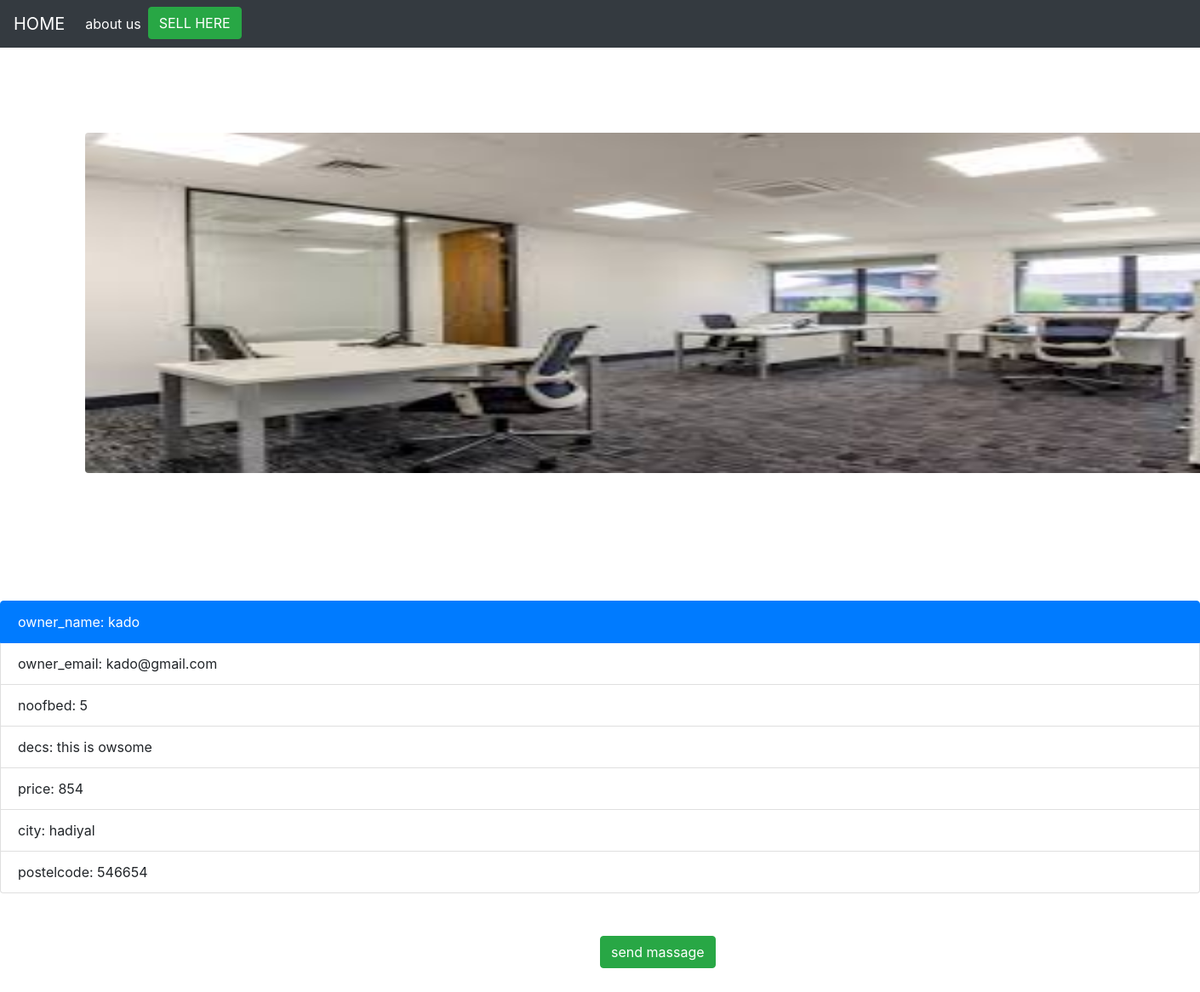
The page /14 on the database its author committed.
### real/models.py (models this page shows, shortened)
class product(models.Model):
	owner_name=models.CharField(max_length=50)
	owner_email=models.EmailField()
	noofbed=models.IntegerField()
	decs=models.TextField()
	price=models.IntegerField()
	city=models.CharField(max_length=50)
	postelcode=models.IntegerField()
	category=(('Villa','Villa'),
				('Banglov','Banglov'),
				('Land','Land'),
				('Apartment','Apartment'),
				('Office','Office'),
				('Warehouse','Warehouse')
		)
	Category=models.CharField(max_length=50,choices=category)
	img=models.ImageField()

### real/views.py (the view)
# urls.py: path('<int:i_id>',views.get_value,name='show'),
def get_value(request,i_id):
	get=get_object_or_404(product,pk=i_id)
	makequery=qform()
	if request.method=='POST':
		makequery=qform(request.POST)
		if makequery.is_valid():
			makequery.save()
			return redirect('/')
	context={'get':get,'makequery':makequery}
	return render(request,'show.html',context)

### real/templates/show.html (shortened to what this page needs)
{% extends 'main.html' %}
{% block content %}
<body>
	<div>
   <div class="img" >
    <img src="{{ get.img.url }}" alt="..." class="rounded" style="height: 400px; width: 100%;">
   </div>
   <div style="margin-top: 50px">
     <ul class="list-group">
       <li class="list-group-item active">owner_name:  {{get.owner_name}}</li>
       <li class="list-group-item">owner_email: {{get.owner_email}}</li>
       <li class="list-group-item">noofbed:     {{get.noofbed}}</li>
       <li class="list-group-item">decs:        {{get.decs}}</li>
       <li class="list-group-item">price:       {{get.price}}</li>
       <li class="list-group-item">city:        {{get.city}}</li>
       <li class="list-group-item">postelcode:  {{get.postelcode}}</li>
     </ul>
   </div>
  </div>
<button type="button" class="btn btn-success" data-toggle="modal" data-target="#exampleModal" style="margin-top:50px; margin-bottom: 100px; margin-left: 50%; align-content: center;">
  send massage
</button>
{% endblock content %}

### static/css/main.css (style rules this page uses)
.rounded { height: 400px; width: 600px; margin: 100px; }

### rows shown on the page
product: img (picture), owner_name "kado", owner_email "kado@gmail.com", noofbed "5", decs "this is owsome", price "854", city "hadiyal", postelcode "546654"
